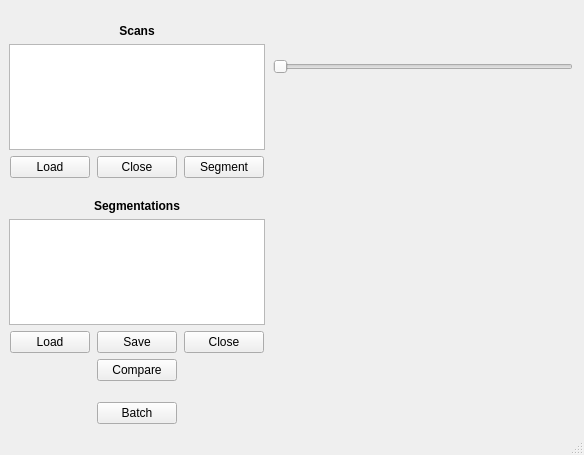
<?xml version="1.0" encoding="UTF-8"?>
<ui version="4.0">
 <class>MainWindow</class>
 <widget class="QMainWindow" name="MainWindow">
  <property name="enabled">
   <bool>true</bool>
  </property>
  <property name="geometry">
   <rect>
    <x>0</x>
    <y>0</y>
    <width>584</width>
    <height>455</height>
   </rect>
  </property>
  <property name="sizePolicy">
   <sizepolicy hsizetype="Preferred" vsizetype="Preferred">
    <horstretch>0</horstretch>
    <verstretch>0</verstretch>
   </sizepolicy>
  </property>
  <property name="windowTitle">
   <string>Lungsegmentation</string>
  </property>
  <widget class="QWidget" name="centralwidget">
   <layout class="QGridLayout" name="gridLayout">
    <item row="1" column="0">
     <layout class="QVBoxLayout" name="verticalLayout_2">
      <property name="spacing">
       <number>6</number>
      </property>
      <item>
       <widget class="QLabel" name="label_2">
        <property name="sizePolicy">
         <sizepolicy hsizetype="Preferred" vsizetype="Fixed">
          <horstretch>0</horstretch>
          <verstretch>0</verstretch>
         </sizepolicy>
        </property>
        <property name="font">
         <font>
          <bold>true</bold>
         </font>
        </property>
        <property name="text">
         <string>Scans</string>
        </property>
        <property name="alignment">
         <set>Qt::AlignCenter</set>
        </property>
        <property name="buddy">
         <cstring>list_scans</cstring>
        </property>
       </widget>
      </item>
      <item>
       <widget class="QListWidget" name="list_scans">
        <property name="sizePolicy">
         <sizepolicy hsizetype="Fixed" vsizetype="Ignored">
          <horstretch>0</horstretch>
          <verstretch>0</verstretch>
         </sizepolicy>
        </property>
        <property name="minimumSize">
         <size>
          <width>0</width>
          <height>30</height>
         </size>
        </property>
        <property name="maximumSize">
         <size>
          <width>16777215</width>
          <height>300</height>
         </size>
        </property>
        <property name="selectionBehavior">
         <enum>QAbstractItemView::SelectItems</enum>
        </property>
       </widget>
      </item>
      <item>
       <layout class="QHBoxLayout" name="horizontalLayout">
        <property name="sizeConstraint">
         <enum>QLayout::SetDefaultConstraint</enum>
        </property>
        <item>
         <widget class="QPushButton" name="load_scan_button">
          <property name="sizePolicy">
           <sizepolicy hsizetype="Fixed" vsizetype="Fixed">
            <horstretch>0</horstretch>
            <verstretch>0</verstretch>
           </sizepolicy>
          </property>
          <property name="text">
           <string>Load</string>
          </property>
         </widget>
        </item>
        <item>
         <widget class="QPushButton" name="close_scans_button">
          <property name="sizePolicy">
           <sizepolicy hsizetype="Fixed" vsizetype="Fixed">
            <horstretch>0</horstretch>
            <verstretch>0</verstretch>
           </sizepolicy>
          </property>
          <property name="text">
           <string>Close</string>
          </property>
         </widget>
        </item>
        <item>
         <widget class="QPushButton" name="seg_menu_button">
          <property name="sizePolicy">
           <sizepolicy hsizetype="Fixed" vsizetype="Fixed">
            <horstretch>0</horstretch>
            <verstretch>0</verstretch>
           </sizepolicy>
          </property>
          <property name="text">
           <string>Segment</string>
          </property>
         </widget>
        </item>
       </layout>
      </item>
      <item>
       <spacer name="verticalSpacer_4">
        <property name="orientation">
         <enum>Qt::Vertical</enum>
        </property>
        <property name="sizeType">
         <enum>QSizePolicy::Fixed</enum>
        </property>
        <property name="sizeHint" stdset="0">
         <size>
          <width>20</width>
          <height>15</height>
         </size>
        </property>
       </spacer>
      </item>
      <item>
       <widget class="QLabel" name="label">
        <property name="sizePolicy">
         <sizepolicy hsizetype="Preferred" vsizetype="Fixed">
          <horstretch>0</horstretch>
          <verstretch>0</verstretch>
         </sizepolicy>
        </property>
        <property name="font">
         <font>
          <bold>true</bold>
         </font>
        </property>
        <property name="text">
         <string>Segmentations</string>
        </property>
        <property name="alignment">
         <set>Qt::AlignCenter</set>
        </property>
        <property name="buddy">
         <cstring>list_seg</cstring>
        </property>
       </widget>
      </item>
      <item>
       <widget class="QListWidget" name="list_seg">
        <property name="sizePolicy">
         <sizepolicy hsizetype="Fixed" vsizetype="Ignored">
          <horstretch>0</horstretch>
          <verstretch>0</verstretch>
         </sizepolicy>
        </property>
        <property name="minimumSize">
         <size>
          <width>0</width>
          <height>30</height>
         </size>
        </property>
        <property name="maximumSize">
         <size>
          <width>16777215</width>
          <height>300</height>
         </size>
        </property>
       </widget>
      </item>
      <item>
       <layout class="QGridLayout" name="gridLayout_2">
        <property name="sizeConstraint">
         <enum>QLayout::SetDefaultConstraint</enum>
        </property>
        <item row="0" column="1">
         <widget class="QPushButton" name="save_seg_button">
          <property name="sizePolicy">
           <sizepolicy hsizetype="Fixed" vsizetype="Fixed">
            <horstretch>0</horstretch>
            <verstretch>0</verstretch>
           </sizepolicy>
          </property>
          <property name="text">
           <string>Save</string>
          </property>
         </widget>
        </item>
        <item row="0" column="0">
         <widget class="QPushButton" name="load_seg_button">
          <property name="sizePolicy">
           <sizepolicy hsizetype="Fixed" vsizetype="Fixed">
            <horstretch>0</horstretch>
            <verstretch>0</verstretch>
           </sizepolicy>
          </property>
          <property name="text">
           <string>Load</string>
          </property>
         </widget>
        </item>
        <item row="0" column="2">
         <widget class="QPushButton" name="close_seg_button">
          <property name="sizePolicy">
           <sizepolicy hsizetype="Fixed" vsizetype="Fixed">
            <horstretch>0</horstretch>
            <verstretch>0</verstretch>
           </sizepolicy>
          </property>
          <property name="text">
           <string>Close</string>
          </property>
         </widget>
        </item>
        <item row="1" column="1">
         <widget class="QPushButton" name="compare_button">
          <property name="sizePolicy">
           <sizepolicy hsizetype="Fixed" vsizetype="Fixed">
            <horstretch>0</horstretch>
            <verstretch>0</verstretch>
           </sizepolicy>
          </property>
          <property name="text">
           <string>Compare</string>
          </property>
         </widget>
        </item>
       </layout>
      </item>
      <item>
       <spacer name="verticalSpacer_2">
        <property name="orientation">
         <enum>Qt::Vertical</enum>
        </property>
        <property name="sizeType">
         <enum>QSizePolicy::Fixed</enum>
        </property>
        <property name="sizeHint" stdset="0">
         <size>
          <width>20</width>
          <height>15</height>
         </size>
        </property>
       </spacer>
      </item>
      <item>
       <layout class="QHBoxLayout" name="horizontalLayout_2">
        <item>
         <widget class="QPushButton" name="batch_menu_button">
          <property name="sizePolicy">
           <sizepolicy hsizetype="Fixed" vsizetype="Fixed">
            <horstretch>0</horstretch>
            <verstretch>0</verstretch>
           </sizepolicy>
          </property>
          <property name="text">
           <string>Batch</string>
          </property>
         </widget>
        </item>
       </layout>
      </item>
     </layout>
    </item>
    <item row="0" column="1">
     <spacer name="verticalSpacer">
      <property name="orientation">
       <enum>Qt::Vertical</enum>
      </property>
      <property name="sizeType">
       <enum>QSizePolicy::Fixed</enum>
      </property>
      <property name="sizeHint" stdset="0">
       <size>
        <width>20</width>
        <height>15</height>
       </size>
      </property>
     </spacer>
    </item>
    <item row="1" column="1">
     <layout class="QVBoxLayout" name="verticalLayout">
      <property name="sizeConstraint">
       <enum>QLayout::SetFixedSize</enum>
      </property>
      <item>
       <spacer name="verticalSpacer_3">
        <property name="orientation">
         <enum>Qt::Vertical</enum>
        </property>
        <property name="sizeType">
         <enum>QSizePolicy::Fixed</enum>
        </property>
        <property name="sizeHint" stdset="0">
         <size>
          <width>20</width>
          <height>13</height>
         </size>
        </property>
       </spacer>
      </item>
      <item>
       <widget class="QLabel" name="slider_label">
        <property name="sizePolicy">
         <sizepolicy hsizetype="Minimum" vsizetype="Fixed">
          <horstretch>0</horstretch>
          <verstretch>0</verstretch>
         </sizepolicy>
        </property>
        <property name="text">
         <string/>
        </property>
        <property name="alignment">
         <set>Qt::AlignCenter</set>
        </property>
       </widget>
      </item>
      <item>
       <layout class="QHBoxLayout" name="horizontalLayout_3">
        <item>
         <spacer name="horizontalSpacer">
          <property name="orientation">
           <enum>Qt::Horizontal</enum>
          </property>
          <property name="sizeType">
           <enum>QSizePolicy::Minimum</enum>
          </property>
          <property name="sizeHint" stdset="0">
           <size>
            <width>0</width>
            <height>20</height>
           </size>
          </property>
         </spacer>
        </item>
        <item>
         <widget class="QSlider" name="layer_slider">
          <property name="sizePolicy">
           <sizepolicy hsizetype="Minimum" vsizetype="Fixed">
            <horstretch>0</horstretch>
            <verstretch>0</verstretch>
           </sizepolicy>
          </property>
          <property name="maximumSize">
           <size>
            <width>300</width>
            <height>16777215</height>
           </size>
          </property>
          <property name="layoutDirection">
           <enum>Qt::LeftToRight</enum>
          </property>
          <property name="orientation">
           <enum>Qt::Horizontal</enum>
          </property>
          <property name="invertedAppearance">
           <bool>false</bool>
          </property>
          <property name="invertedControls">
           <bool>false</bool>
          </property>
          <property name="tickPosition">
           <enum>QSlider::NoTicks</enum>
          </property>
         </widget>
        </item>
       </layout>
      </item>
      <item>
       <widget class="QLabel" name="label_pic">
        <property name="sizePolicy">
         <sizepolicy hsizetype="Preferred" vsizetype="Preferred">
          <horstretch>0</horstretch>
          <verstretch>0</verstretch>
         </sizepolicy>
        </property>
        <property name="minimumSize">
         <size>
          <width>300</width>
          <height>300</height>
         </size>
        </property>
        <property name="text">
         <string/>
        </property>
        <property name="scaledContents">
         <bool>false</bool>
        </property>
        <property name="alignment">
         <set>Qt::AlignCenter</set>
        </property>
       </widget>
      </item>
     </layout>
    </item>
   </layout>
  </widget>
  <widget class="QMenuBar" name="menubar">
   <property name="geometry">
    <rect>
     <x>0</x>
     <y>0</y>
     <width>584</width>
     <height>17</height>
    </rect>
   </property>
  </widget>
  <widget class="QStatusBar" name="statusbar"/>
 </widget>
 <tabstops>
  <tabstop>list_scans</tabstop>
  <tabstop>load_scan_button</tabstop>
  <tabstop>close_scans_button</tabstop>
  <tabstop>seg_menu_button</tabstop>
  <tabstop>list_seg</tabstop>
  <tabstop>load_seg_button</tabstop>
  <tabstop>save_seg_button</tabstop>
  <tabstop>close_seg_button</tabstop>
  <tabstop>compare_button</tabstop>
  <tabstop>batch_menu_button</tabstop>
  <tabstop>layer_slider</tabstop>
 </tabstops>
 <resources/>
 <connections>
  <connection>
   <sender>load_seg_button</sender>
   <signal>clicked()</signal>
   <receiver>MainWindow</receiver>
   <slot>load_seg()</slot>
   <hints>
    <hint type="sourcelabel">
     <x>88</x>
     <y>296</y>
    </hint>
    <hint type="destinationlabel">
     <x>32</x>
     <y>287</y>
    </hint>
   </hints>
  </connection>
  <connection>
   <sender>save_seg_button</sender>
   <signal>clicked()</signal>
   <receiver>MainWindow</receiver>
   <slot>open_save_menu()</slot>
   <hints>
    <hint type="sourcelabel">
     <x>173</x>
     <y>296</y>
    </hint>
    <hint type="destinationlabel">
     <x>160</x>
     <y>287</y>
    </hint>
   </hints>
  </connection>
  <connection>
   <sender>seg_menu_button</sender>
   <signal>clicked()</signal>
   <receiver>MainWindow</receiver>
   <slot>open_seg_menu()</slot>
   <hints>
    <hint type="sourcelabel">
     <x>264</x>
     <y>159</y>
    </hint>
    <hint type="destinationlabel">
     <x>231</x>
     <y>287</y>
    </hint>
   </hints>
  </connection>
  <connection>
   <sender>batch_menu_button</sender>
   <signal>clicked()</signal>
   <receiver>MainWindow</receiver>
   <slot>open_batch_menu()</slot>
   <hints>
    <hint type="sourcelabel">
     <x>174</x>
     <y>389</y>
    </hint>
    <hint type="destinationlabel">
     <x>155</x>
     <y>287</y>
    </hint>
   </hints>
  </connection>
  <connection>
   <sender>layer_slider</sender>
   <signal>valueChanged(int)</signal>
   <receiver>MainWindow</receiver>
   <slot>slider_changed()</slot>
   <hints>
    <hint type="sourcelabel">
     <x>567</x>
     <y>94</y>
    </hint>
    <hint type="destinationlabel">
     <x>316</x>
     <y>25</y>
    </hint>
   </hints>
  </connection>
  <connection>
   <sender>close_scans_button</sender>
   <signal>clicked()</signal>
   <receiver>MainWindow</receiver>
   <slot>close_scan()</slot>
   <hints>
    <hint type="sourcelabel">
     <x>177</x>
     <y>159</y>
    </hint>
    <hint type="destinationlabel">
     <x>132</x>
     <y>123</y>
    </hint>
   </hints>
  </connection>
  <connection>
   <sender>close_seg_button</sender>
   <signal>clicked()</signal>
   <receiver>MainWindow</receiver>
   <slot>close_seg()</slot>
   <hints>
    <hint type="sourcelabel">
     <x>258</x>
     <y>296</y>
    </hint>
    <hint type="destinationlabel">
     <x>217</x>
     <y>331</y>
    </hint>
   </hints>
  </connection>
  <connection>
   <sender>list_scans</sender>
   <signal>itemSelectionChanged()</signal>
   <receiver>MainWindow</receiver>
   <slot>change_display()</slot>
   <hints>
    <hint type="sourcelabel">
     <x>135</x>
     <y>87</y>
    </hint>
    <hint type="destinationlabel">
     <x>167</x>
     <y>44</y>
    </hint>
   </hints>
  </connection>
  <connection>
   <sender>compare_button</sender>
   <signal>clicked()</signal>
   <receiver>MainWindow</receiver>
   <slot>open_compare_menu()</slot>
   <hints>
    <hint type="sourcelabel">
     <x>173</x>
     <y>321</y>
    </hint>
    <hint type="destinationlabel">
     <x>84</x>
     <y>340</y>
    </hint>
   </hints>
  </connection>
  <connection>
   <sender>load_scan_button</sender>
   <signal>clicked()</signal>
   <receiver>MainWindow</receiver>
   <slot>open_load_menu()</slot>
   <hints>
    <hint type="sourcelabel">
     <x>47</x>
     <y>159</y>
    </hint>
    <hint type="destinationlabel">
     <x>35</x>
     <y>121</y>
    </hint>
   </hints>
  </connection>
  <connection>
   <sender>list_scans</sender>
   <signal>itemSelectionChanged()</signal>
   <receiver>MainWindow</receiver>
   <slot>scan_selection_change()</slot>
   <hints>
    <hint type="sourcelabel">
     <x>70</x>
     <y>87</y>
    </hint>
    <hint type="destinationlabel">
     <x>51</x>
     <y>33</y>
    </hint>
   </hints>
  </connection>
  <connection>
   <sender>list_seg</sender>
   <signal>itemSelectionChanged()</signal>
   <receiver>MainWindow</receiver>
   <slot>seg_selection_changed()</slot>
   <hints>
    <hint type="sourcelabel">
     <x>225</x>
     <y>255</y>
    </hint>
    <hint type="destinationlabel">
     <x>261</x>
     <y>345</y>
    </hint>
   </hints>
  </connection>
  <connection>
   <sender>list_seg</sender>
   <signal>itemDoubleClicked(QListWidgetItem*)</signal>
   <receiver>MainWindow</receiver>
   <slot>double_clicked_seg()</slot>
   <hints>
    <hint type="sourcelabel">
     <x>49</x>
     <y>243</y>
    </hint>
    <hint type="destinationlabel">
     <x>22</x>
     <y>193</y>
    </hint>
   </hints>
  </connection>
  <connection>
   <sender>list_scans</sender>
   <signal>itemDoubleClicked(QListWidgetItem*)</signal>
   <receiver>MainWindow</receiver>
   <slot>double_clicked_scan()</slot>
   <hints>
    <hint type="sourcelabel">
     <x>219</x>
     <y>90</y>
    </hint>
    <hint type="destinationlabel">
     <x>302</x>
     <y>85</y>
    </hint>
   </hints>
  </connection>
 </connections>
 <slots>
  <slot>load_scan()</slot>
  <slot>load_seg()</slot>
  <slot>open_save_menu()</slot>
  <slot>segment()</slot>
  <slot>open_seg_menu()</slot>
  <slot>open_batch_menu()</slot>
  <slot>compare()</slot>
  <slot>TestClick(int)</slot>
  <slot>close_scan()</slot>
  <slot>close_seg()</slot>
  <slot>show_seg()</slot>
  <slot>change_display()</slot>
  <slot>open_compare_menu()</slot>
  <slot>open_load_menu()</slot>
  <slot>scan_selection_change()</slot>
  <slot>slider_changed()</slot>
  <slot>seg_selection_changed()</slot>
  <slot>double_clicked_seg()</slot>
  <slot>double_clicked_scan()</slot>
 </slots>
</ui>
